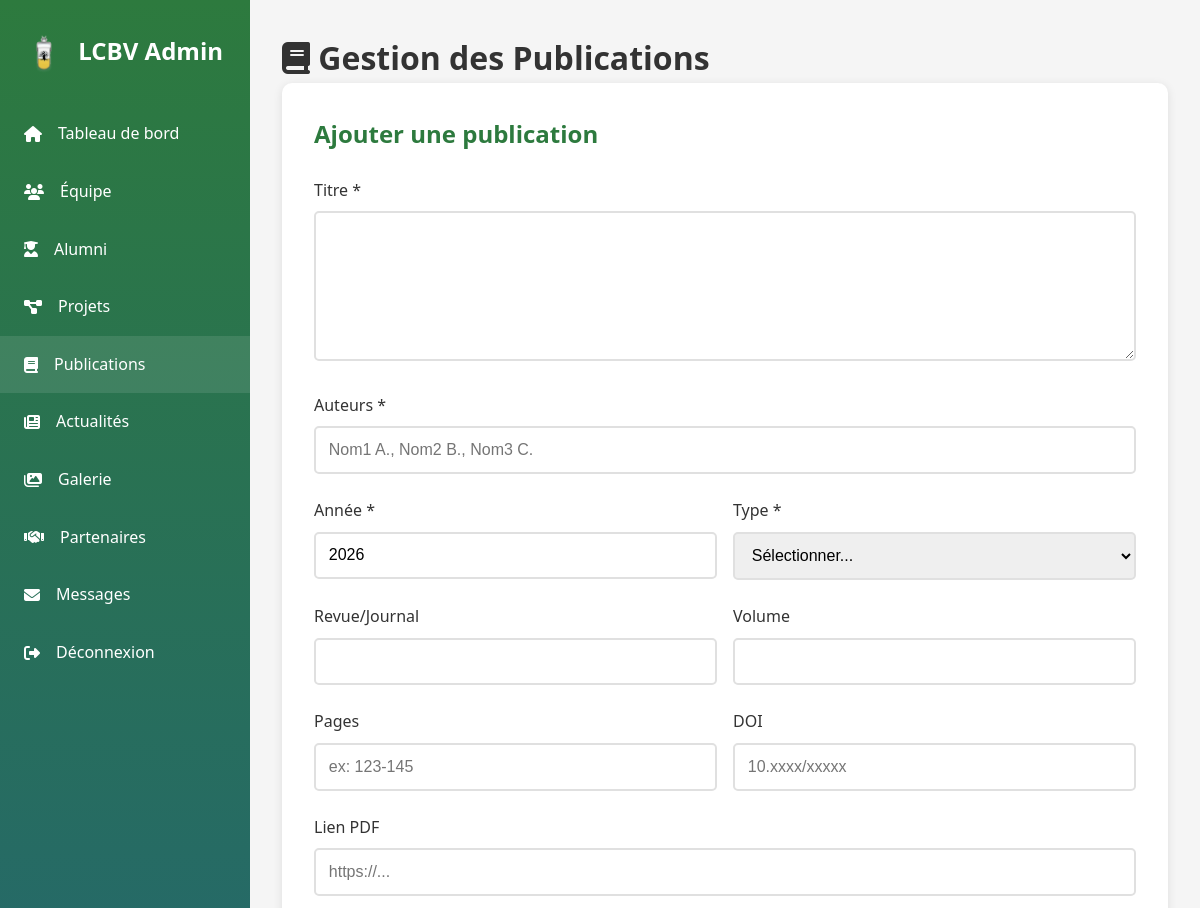
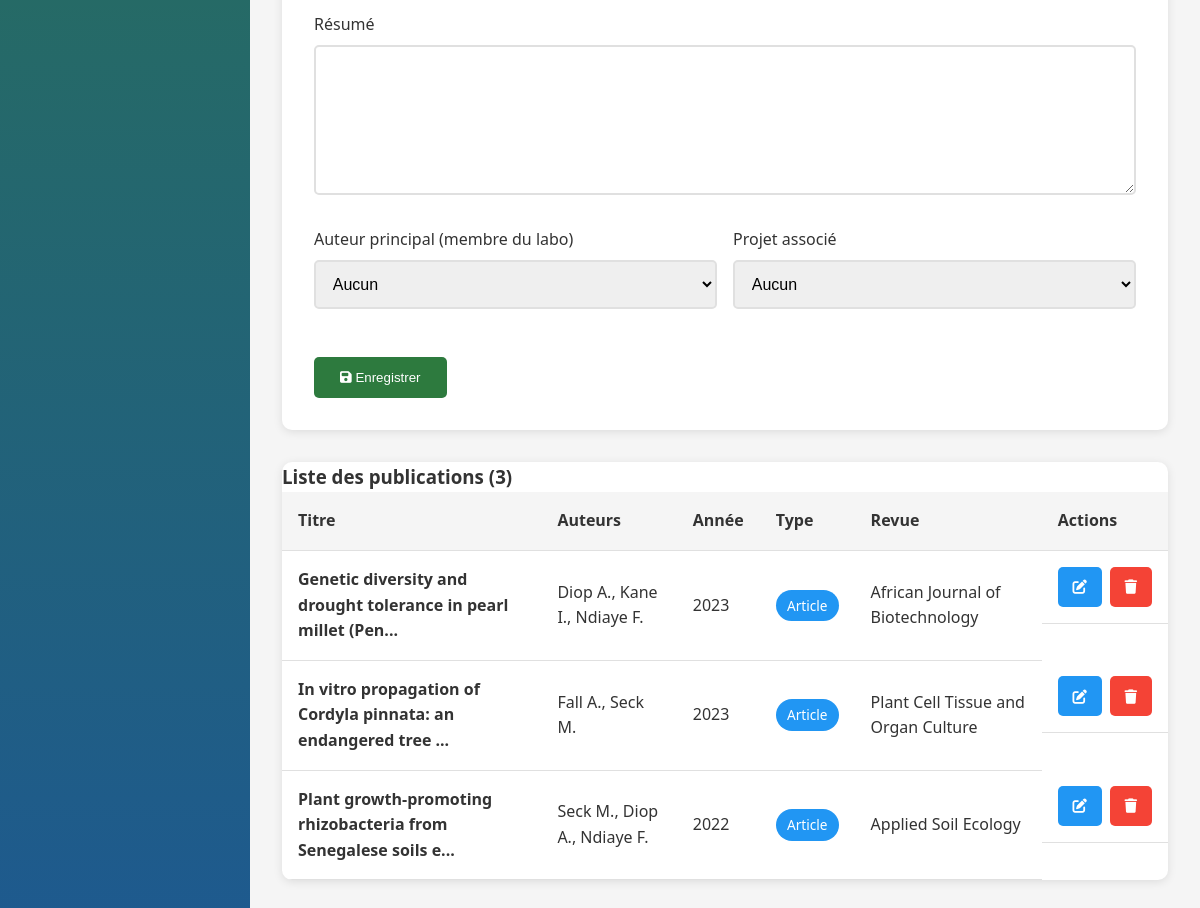
The app's page /admin/admin_publications.php (signed in) with its own data (2 pictures, top to bottom).
### tables this page shows
CREATE TABLE publications (
    id INT AUTO_INCREMENT PRIMARY KEY,
    titre VARCHAR(500) NOT NULL,
    auteurs TEXT NOT NULL,
    annee YEAR NOT NULL,
    revue VARCHAR(255) NULL,
    volume VARCHAR(50) NULL,
    pages VARCHAR(50) NULL,
    doi VARCHAR(255) NULL,
    lien_pdf VARCHAR(500) NULL,
    resume TEXT NULL,
    type_publication ENUM('Article', 'Conférence', 'Chapitre', 'Thèse', 'Autre') DEFAULT 'Article',
    membre_id INT NULL COMMENT 'Auteur principal du labo',
    projet_id INT NULL COMMENT 'Projet associé',
    date_ajout TIMESTAMP DEFAULT CURRENT_TIMESTAMP,
    FOREIGN KEY (membre_id) REFERENCES membres(id) ON DELETE SET NULL,
    FOREIGN KEY (projet_id) REFERENCES projets(id) ON DELETE SET NULL,
    INDEX idx_annee (annee),
    INDEX idx_type (type_publication)
);

### db_config.php (called while the page is built, shortened)
<?php
function h($string) {
    return htmlspecialchars($string, ENT_QUOTES, 'UTF-8');
}
function truncate($text, $length = 100, $suffix = '...') {
    if (strlen($text) <= $length) {
        return $text;
    }
    return substr($text, 0, $length) . $suffix;
}
?>

### admin/admin_publications.php (the view, shortened to what this page needs)
<?php
require_once '../db_config.php';
$publications = $pdo->query("SELECT p.*, m.nom, m.prenom FROM publications p LEFT JOIN membres m ON p.membre_id = m.id ORDER BY p.annee DESC")->fetchAll();
$edit_pub = null;
?>
<!DOCTYPE html>
<html lang="fr">
<head>
    <link rel="stylesheet" href="<?php echo SITE_URL; ?>/css/style.css">
    <link rel="stylesheet" href="https://cdnjs.cloudflare.com/ajax/libs/font-awesome/6.4.0/css/all.min.css">
</head>
<body>
    <div class="admin-dashboard">
        <aside class="admin-sidebar">
            <h2><img src="<?php echo SITE_URL; ?>/uploads/images/logo2.png?v=<?php echo time(); ?>" alt="Logo" class="admin-logo"> LCBV Admin</h2>
            <nav class="admin-nav">
                <ul>
                    <li><a href="dashboard.php"><i class="fas fa-home"></i> Tableau de bord</a></li>
                    <li><a href="admin_equipe.php"><i class="fas fa-users"></i> Équipe</a></li>
                    <li><a href="admin_alumni.php"><i class="fas fa-user-graduate"></i> Alumni</a></li>
                    <li><a href="admin_projets.php"><i class="fas fa-project-diagram"></i> Projets</a></li>
                    <li><a href="admin_publications.php" class="active"><i class="fas fa-book"></i> Publications</a></li>
                    <li><a href="admin_actualites.php"><i class="fas fa-newspaper"></i> Actualités</a></li>
                    <li><a href="admin_galerie.php"><i class="fas fa-images"></i> Galerie</a></li>
                    <li><a href="admin_partenaires.php"><i class="fas fa-handshake"></i> Partenaires</a></li>
                    <li><a href="admin_messages.php"><i class="fas fa-envelope"></i> Messages</a></li>
                    <li><a href="logout.php"><i class="fas fa-sign-out-alt"></i> Déconnexion</a></li>
                </ul>
            </nav>
        </aside>
        <main class="admin-main">
            <h1><i class="fas fa-book"></i> Gestion des Publications</h1>
            <div class="admin-form-section">
                <h2><?php echo $edit_pub ? 'Modifier' : 'Ajouter'; ?> une publication</h2>
                <form method="POST">
                    <div class="form-group">
                        <label class="form-label">Titre *</label>
                        <textarea name="titre" class="form-control" rows="2" required><?php echo h($edit_pub['titre'] ?? ''); ?></textarea>
                    </div>
                    <div class="form-group">
                        <label class="form-label">Auteurs *</label>
                        <input type="text" name="auteurs" class="form-control"
                               value="<?php echo h($edit_pub['auteurs'] ?? ''); ?>"
                               placeholder="Nom1 A., Nom2 B., Nom3 C." required>
                    </div>
                    <div class="form-row">
                        <div class="form-group">
                            <label class="form-label">Année *</label>
                            <input type="number" name="annee" class="form-control" min="1900" max="2100"
                                   value="<?php echo h($edit_pub['annee'] ?? date('Y')); ?>" required>
                        </div>
                        <div class="form-group">
                            <label class="form-label">Type *</label>
                            <select name="type_publication" class="form-control" required>
                                <option value="">Sélectionner...</option>
                            </select>
                        </div>
                    </div>
                    <div class="form-row">
                        <div class="form-group">
                            <label class="form-label">Revue/Journal</label>
                            <input type="text" name="revue" class="form-control"
                                   value="<?php echo h($edit_pub['revue'] ?? ''); ?>">
                        </div>
                        <div class="form-group">
                            <label class="form-label">Volume</label>
                            <input type="text" name="volume" class="form-control"
                                   value="<?php echo h($edit_pub['volume'] ?? ''); ?>">
                        </div>
                    </div>
                    <div class="form-row">
                        <div class="form-group">
                            <label class="form-label">Pages</label>
                            <input type="text" name="pages" class="form-control"
                                   value="<?php echo h($edit_pub['pages'] ?? ''); ?>" placeholder="ex: 123-145">
                        </div>
                        <div class="form-group">
                            <label class="form-label">DOI</label>
                            <input type="text" name="doi" class="form-control"
                                   value="<?php echo h($edit_pub['doi'] ?? ''); ?>" placeholder="10.xxxx/xxxxx">
                        </div>
                    </div>
                    <div class="form-group">
                        <label class="form-label">Lien PDF</label>
                        <input type="url" name="lien_pdf" class="form-control"
                               value="<?php echo h($edit_pub['lien_pdf'] ?? ''); ?>" placeholder="https://...">
                    </div>
                    <div class="form-group">
                        <label class="form-label">Résumé</label>
                        <textarea name="resume" class="form-control" rows="4"><?php echo h($edit_pub['resume'] ?? ''); ?></textarea>
                    </div>
                    <div class="form-row">
                        <div class="form-group">
                            <label class="form-label">Auteur principal (membre du labo)</label>
                            <select name="membre_id" class="form-control">
                                <option value="">Aucun</option>
                            </select>
                        </div>
                        <div class="form-group">
                            <label class="form-label">Projet associé</label>
                            <select name="projet_id" class="form-control">
                                <option value="">Aucun</option>
                            </select>
                        </div>
                    </div>
                    <div class="form-actions">
                        <button type="submit" class="btn btn-primary">
                            <i class="fas fa-save"></i> Enregistrer
                        </button>
                    </div>
                </form>
            </div>
            <div class="admin-table">
                <h3>Liste des publications (<?php echo count($publications); ?>)</h3>
                <table>
                    <thead>
                        <tr>
                            <th>Titre</th>
                            <th>Auteurs</th>
                            <th>Année</th>
                            <th>Type</th>
                            <th>Revue</th>
                            <th>Actions</th>
                        </tr>
                    </thead>
                    <tbody>
                        <?php foreach ($publications as $pub): ?>
                        <tr>
                            <td><strong><?php echo h(truncate($pub['titre'], 60)); ?></strong></td>
                            <td><?php echo h(truncate($pub['auteurs'], 40)); ?></td>
                            <td><?php echo h($pub['annee']); ?></td>
                            <td><span class="badge badge-info"><?php echo h($pub['type_publication']); ?></span></td>
                            <td><?php echo h($pub['revue']); ?></td>
                            <td class="action-buttons">
                                <a href="?edit=<?php echo $pub['id']; ?>" class="btn btn-sm btn-edit">
                                    <i class="fas fa-edit"></i>
                                </a>
                                <a href="?delete=<?php echo $pub['id']; ?>" class="btn btn-sm btn-delete" data-confirm-delete>
                                    <i class="fas fa-trash"></i>
                                </a>
                            </td>
                        </tr>
                        <?php endforeach; ?>
                    </tbody>
                </table>
            </div>
        </main>
    </div>
</body>
</html>

### css/style.css (style rules this page uses)
* { margin: 0; padding: 0; box-sizing: border-box; }
:root { --primary-color: #2d7a3e; --secondary-color: #1e5a8e; --accent-color: #4caf50; --light-green: #e8f5e9; --light-blue: #e3f2fd; --dark-text: #333333; --gray-text: #666666; --light-gray: #f5f5f5; --white: #ffffff; --border-color: #e0e0e0; --shadow: 0 2px 10px rgba(0,0,0,0.1); --shadow-hover: 0 4px 20px rgba(0,0,0,0.15); --transition: all 0.3s ease; }
body { font-family: 'Segoe UI', Tahoma, Geneva, Verdana, sans-serif; font-size: 16px; line-height: 1.6; color: var(--dark-text); background-color: var(--white); }
a { color: var(--primary-color); text-decoration: none; transition: var(--transition); }
.btn { display: inline-block; padding: 0.7rem 1.5rem; border-radius: 5px; font-weight: 500; text-align: center; cursor: pointer; border: 2px solid transparent; transition: var(--transition); text-decoration: none; }
.btn-primary { background: var(--primary-color); color: var(--white); }
.btn-sm { padding: 0.4rem 0.8rem; font-size: 0.9rem; }
.badge { display: inline-block; padding: 0.3rem 0.7rem; border-radius: 20px; font-size: 0.85rem; font-weight: 500; }
.badge-info { background: #2196f3; color: var(--white); }
.form-group { margin-bottom: 1.5rem; }
.form-label { display: block; margin-bottom: 0.5rem; font-weight: 500; color: var(--dark-text); }
.form-control { width: 100%; padding: 0.8rem; border: 2px solid var(--border-color); border-radius: 5px; font-size: 1rem; transition: var(--transition); }
textarea.form-control { min-height: 150px; resize: vertical; }
.admin-logo { width: 40px; height: 40px; object-fit: contain; vertical-align: middle; margin-right: 0.5rem; flex-shrink: 0; display: inline-block; }
.admin-dashboard { display: grid; grid-template-columns: 250px 1fr; min-height: 100vh; }
.admin-sidebar { background: linear-gradient(180deg, var(--primary-color), var(--secondary-color)); color: var(--white); padding: 2rem 0; }
.admin-sidebar h2 { padding: 0 1.5rem; margin-bottom: 2rem; }
.admin-nav { list-style: none; }
.admin-nav a { display: flex; align-items: center; gap: 1rem; padding: 1rem 1.5rem; color: var(--white); transition: var(--transition); }
.admin-nav a:hover, .admin-nav a.active { background: rgba(255, 255, 255, 0.1); }
.admin-main { padding: 2rem; background: var(--light-gray); }
.admin-table { width: 100%; background: var(--white); border-radius: 10px; overflow: hidden; box-shadow: var(--shadow); }
.admin-table table { width: 100%; border-collapse: collapse; }
.admin-table th, .admin-table td { padding: 1rem; text-align: left; border-bottom: 1px solid var(--border-color); }
.admin-table th { background: var(--light-gray); font-weight: 600; }
.action-buttons { display: flex; gap: 0.5rem; }
.btn-edit { background: #2196f3; color: var(--white); }
.btn-delete { background: #f44336; color: var(--white); }

### admin/admin_publications.php (style rules this page uses)
.admin-form-section { background: #fff; padding: 2rem; border-radius: 10px; box-shadow: 0 2px 10px rgba(0,0,0,0.1); margin-bottom: 2rem; }
.admin-form-section h2 { margin-bottom: 1.5rem; color: var(--primary-color); }
.form-row { display: grid; grid-template-columns: 1fr 1fr; gap: 1rem; }
.form-actions { display: flex; gap: 1rem; margin-top: 1.5rem; }

### records on screen
publications: titre "Genetic diversity and drought tolerance in pearl millet (Pen...", auteurs "Diop A., Kane I., Ndiaye F.", annee "2023", type_publication "Article", revue "African Journal of Biotechnology"
publications: titre "In vitro propagation of Cordyla pinnata: an endangered tree ...", auteurs "Fall A., Seck M.", annee "2023", type_publication "Article", revue "Plant Cell Tissue and Organ Culture"
publications: titre "Plant growth-promoting rhizobacteria from Senegalese soils e...", auteurs "Seck M., Diop A., Ndiaye F.", annee "2022", type_publication "Article", revue "Applied Soil Ecology"

### other values on screen
count($publications) "3"
